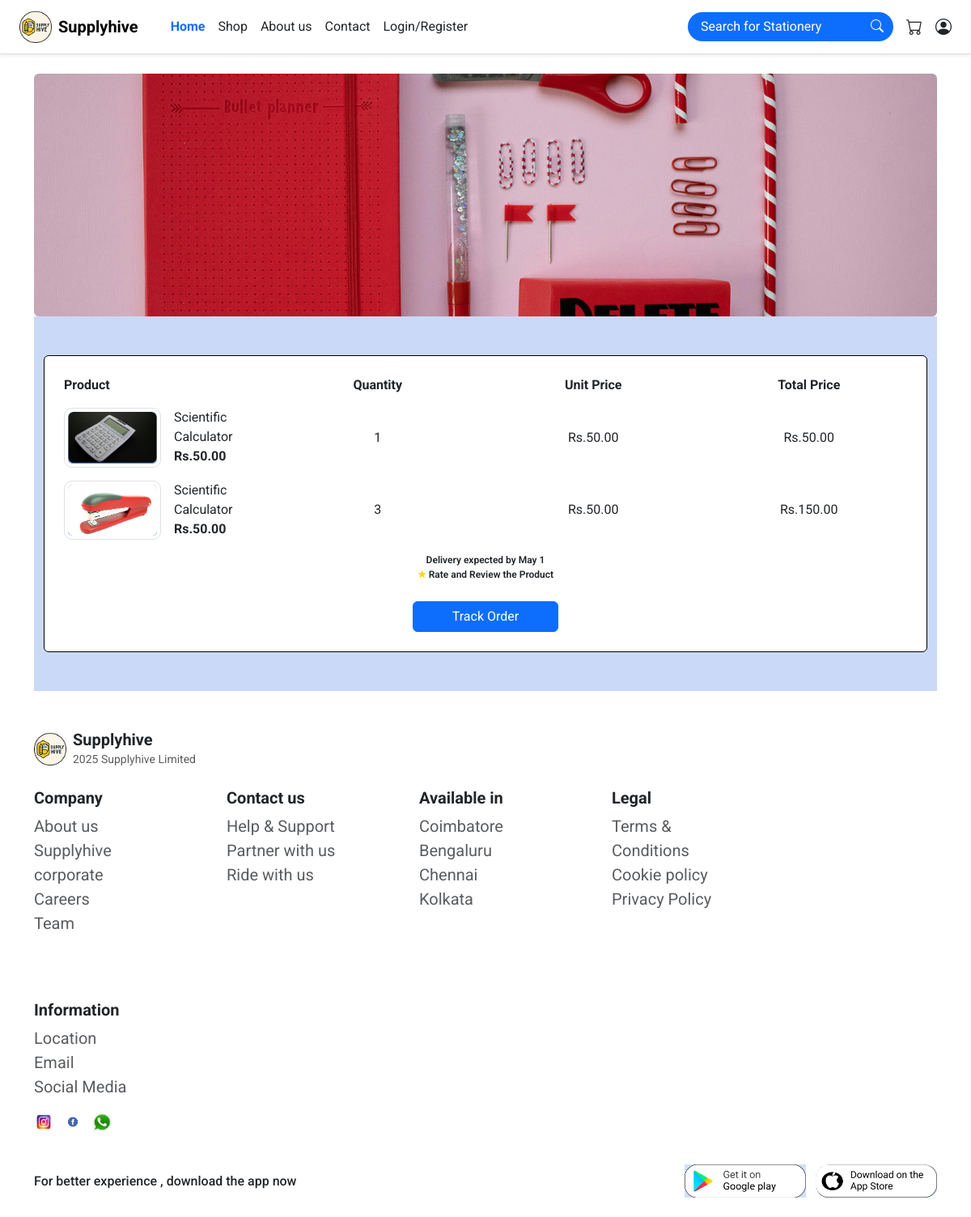
Screenshot of /myorder/1/ with the database file from the repository.
### shop/models.py (models this page shows, shortened)
class OrderItem(models.Model):
    product = models.ForeignKey(Product, on_delete=models.CASCADE)
    quantity = models.PositiveIntegerField(default=1)
    def total_price(self):
        return self.product.price * self.quantity

class Product(models.Model):
    CATEGORY_CHOICES = [
        ('papers', 'Papers & Notebooks'),
        ('calculators', 'Calculators'),
        ('staplers', 'Staplers'),
        ('pens', 'Pens'),
        ('scissors', 'Scissors'),
    ]
    name = models.CharField(max_length=100)
    image = models.ImageField(upload_to='products/')
    price = models.DecimalField(max_digits=6, decimal_places=2)
    bulk_price = models.DecimalField(max_digits=6, decimal_places=2)
    rating = models.IntegerField(default=5)
    description = models.TextField(default='', help_text='Product description')
    features = models.TextField(default='', help_text='Add features, one per line')
    category = models.CharField(max_length=50, choices=CATEGORY_CHOICES,blank=False,null=False)

### shop/views.py (the view)
# urls.py: path('myorder/<int:order_id>/', views.myorder_view, name='myorder'),
def myorder_view(request, order_id):
    order = Order.objects.get(pk=order_id)
    return render(request, 'myorder.html', {'order': order})

### shop/templates/myorder.html
{% extends 'base.html' %}
{% load static %}
{% block content %}
<div class="container-fluid p-0">
    <img src="{% static 'images/myorderbanner.png' %}" class="img-fluid rounded" alt="Banner Image" style="width: 100%; max-height: 300px; object-fit: cover;">
</div>
<div class="container py-5" style="background-color: #cad9f7;">
    <div class="rounded p-4" style="background-color: white; border: 1px solid black;">
        <div class="row fw-bold mb-3">
            <div class="col-3">Product</div>
            <div class="col-3 text-center">Quantity</div>
            <div class="col-3 text-center">Unit Price</div>
            <div class="col-3 text-center">Total Price</div>
        </div>
        {% for item in order.items.all %}
        <div class="row align-items-center mb-3">
            <div class="col-3 d-flex">
                {% if item.product.image %}
                    <img src="{{ item.product.image.url }}" alt="{{ item.product.name }}" class="img-thumbnail" style="max-width: 120px; border-radius: 10px;">
                {% else %}
                    <img src="{% static 'images/default-product.jpg' %}" alt="No image" class="img-thumbnail" style="max-width: 120px; border-radius: 10px;">
                {% endif %}
                <div class="ms-3">
                    <div>{{ item.product.name }}</div>
                    <div class="fw-bold">Rs.{{ item.product.price }}</div>
                </div>
            </div>
            <div class="col-3 text-center">{{ item.quantity }}</div>
            <div class="col-3 text-center">Rs.{{ item.product.price }}</div>
            <div class="col-3 text-center">Rs.{{ item.total_price }}</div>
        </div>
        {% endfor %}
        <div class="text-center fw-semibold" style="font-size: 12px; margin-bottom: 20px;">
            Delivery expected by May 1<br>
            <span style="color: gold;">&#9733;</span> Rate and Review the Product
        </div>
        <div class="text-center mt-4">
            <a href="{% url 'track_order' %}" class="btn btn-primary px-5">Track Order</a>
        </div>
    </div>
</div>
{% endblock %}

### shop/static/css/style.css (style rules this page uses)
body { font-family: 'Roboto',sans-serif; }

### rows the page displays
OrderItem: product.image (picture), product.name "Scientific Calculator", product.price "50.00", quantity "1", total_price "50.00"
OrderItem: product.image (picture), product.name "Scientific Calculator", product.price "50.00", quantity "3", total_price "150.00"
